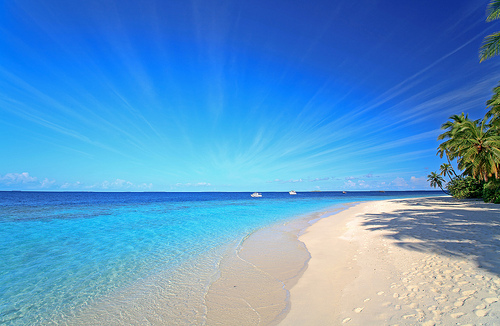
#> input picture data/images_general/beach.jpg, 500 x 326 px, given in place of f1.mkv, which was not available
$ python example15.py   (older library calls are emulated)
#> lines starting #> are read from the running program, lines starting #| are printed output that depends on the picture; pictures that were not available may be replaced by others from this repository, and a replacement may not be noted
### visual/video_features.py
"""!
@brief Visual Features
@details: This script stores the functions required for basic video feature
extraction
@author Theodoros Giannakopoulos {tyiannak@gmail.com}
"""
import cv2
import visual_features
import numpy as np
import tqdm

# [15 lines left out: functions angleDiff, anglesSTD, not called in this run]

class VideoFeatureExtractor():
    """@brief  Video Feature Extractor Class
    @param list_of_features (\a list) list of features to extract. One or
    more from []
    @param resize_width (\a int) width of resized image to be used before
    feature extraction (-1 for not resize)
    """
    def __init__(self, list_of_features=["lbps", "hogs", "colors","flow"],
                 resize_width=-1, step=0.1):
        # get all annotations using multiple annotator flag:
        self.list_of_features = list_of_features
        self.resize_width = resize_width
        self.step = step

    def resize_image(self, img, target_width):
        (width, height) = img.shape[1], img.shape[0]
        if target_width != -1:  # Use target_width = -1 for NO frame resizing
            ratio = float(width) / target_width
            new_h = int(round(float(height) / ratio))
            img_new = cv2.resize(img, (target_width, new_h))
        else:
            img_new = img
        return img_new

    # [60 lines left out: function computeFlowFeatures, not called in this run]

    def extract_features(self, file_path):
        # read video
#> called with file_path = 'f1.mkv'
        capture = cv2.VideoCapture(file_path)
        n_frames = capture.get(cv2.CAP_PROP_FRAME_COUNT)
        fps = capture.get(cv2.CAP_PROP_FPS)
        duration, next_timestamp_proc = n_frames / fps, 0.0
        vs = visual_features.ImageFeatureExtractor()
        frames_to_process = int(duration/self.step)
        pbar = tqdm.tqdm(total=frames_to_process)
        features_all, timestamps, count = [], [], 0
        while 1:
            ret, frame = capture.read()
#> frame is the input picture: shape (326, 500, 3); mean B, G, R 203.7, 151.4, 90.2
            timestamp = float(count) / fps
            if timestamp >= next_timestamp_proc:
                next_timestamp_proc += self.step;
                PROCESS_NOW = True
            if ret:
                count += 1
                if PROCESS_NOW:
                    timestamps.append(timestamp)
                    pbar.update(1)
                    frame2 = cv2.cvtColor(frame, cv2.COLOR_BGR2RGB)
                    frame3 = self.resize_image(frame2, self.resize_width)
#> in resize_image, `img_new = cv2.resize(img, (target_width, new_h))`:
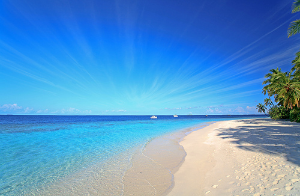
#> img_new: shape (196, 300, 3); mean R, G, B 90.1, 151.3, 203.6
                    features, feature_names = [], []
                    cv2.imshow('Color', cv2.cvtColor(frame3, cv2.COLOR_RGB2BGR))
                    cv2.waitKey(5) & 0xFF
                    if "colors" in self.list_of_features:
                        f, fn = vs.getRGBS(frame3)
                        features.append(f)
                        feature_names += fn
                    if "lbps" in self.list_of_features:
                        f, fn = vs.getLBP(frame3)
                        features.append(f)
                        feature_names += fn
                    if "hogs" in self.list_of_features:
                        f, fn = vs.getHOG(frame3)
                        features.append(f)
                        feature_names += fn
                    if "kaze" in self.list_of_features:
                        f, fn = vs.getKAZE(frame3)
                        features.append(f)
                        feature_names += fn
                    if "flow" in self.list_of_features:
                        lk_params = dict(winSize=(15, 15),
                                         maxLevel=5,
                                         criteria=(
                                         cv2.TERM_CRITERIA_EPS | cv2.TERM_CRITERIA_COUNT,
                                         10, 0.03))
                        feature_params = dict(maxCorners=500, qualityLevel=0.3,
                                              minDistance=3, blockSize=5)
                        frame3_g = cv2.cvtColor(frame3, cv2.COLOR_RGB2GRAY)
                        if count == 1:
                            frame3_g_prev = frame3_g
                        p0 = cv2.goodFeaturesToTrack(frame3_g, mask=None,
                                                     **feature_params)
                        angles, mags, MEANANGLE, STD, good_new, good_old, dxS, dyS, TitlPanConfidence = \
                            self.computeFlowFeatures(frame3_g, frame3_g_prev, p0, lk_params)
                        f = [MEANANGLE, STD]
                        fn = ["m", "s"]
                        features.append(f)
                        feature_names += fn
                        frame3_g_prev = frame3_g
                    features = np.concatenate(features)
                    features_all.append(features)
                    PROCESS_NOW = False
            else:
                break
        return np.array(features_all), np.array(timestamps), feature_names

### visual/visual_features.py
"""!
@brief Visual Features
@details: This script stores the functions required for basic image feature
extraction
@author Theodoros Giannakopoulos {tyiannak@gmail.com}
"""
import cv2
from skimage.feature import local_binary_pattern
from skimage.feature import hog
from numpy.lib.stride_tricks import as_strided as ast
import os
import pickle
import scipy
import numpy as np


class ImageFeatureExtractor():
    """@brief  Image Feature Extractor Class
    @param list_of_features (\a list) list of features to extract. One or
    more from []
    """
    def __init__(self, list_of_features=["lbps", "hogs", "colors"]):
        # get all annotations using multiple annotator flag:
        self.list_of_features = list_of_features


    def getRGBS(self, image):
        n_bins_per_hist = 16
        chans = cv2.split(image)
        colors = ("r", "g", "b")
        features = []
        features_sobel = []
        # RGB Histograms:
        for (chan, color) in zip(chans, colors):  # loop over the image channels
            # get histograms
            hist = cv2.calcHist([chan], [0], None, [n_bins_per_hist], [0, 256])
            hist = hist / hist.sum()
            features.extend(hist[:, 0].tolist())
#> this loop made 3 passes
#> color on passes 1 to 3: 'r', 'g', 'b'
#> after the loop, features = 48 values, max 0.321 at index 47, min 0.000578 at index 16, mean 0.0625
        features.extend(features_sobel)
        # Gray Histogram
        img_gray = cv2.cvtColor(image, cv2.COLOR_BGR2GRAY)
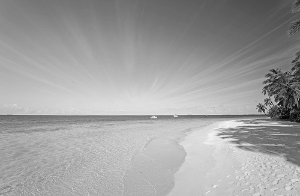
#> img_gray: shape (196, 300); min 1, max 245, mean 160
        hist_gray = cv2.calcHist([chan], [0], None, [n_bins_per_hist], [0, 256])
#> hist_gray = [263, 397, 412, 310, 179, 134, 133, 477, 1206, 2578, 6282, 9737, 7263, 4542, 6026, 18861]
        hist_gray = hist_gray / hist_gray.sum()
#> hist_gray = [0.00447, 0.00675, 0.00701, 0.00527, 0.00304, 0.00228, 0.00226, 0.00811, 0.0205, 0.0438, 0.107, 0.166, 0.124, 0.0772, 0.102, 0.321]
        features.extend(hist_gray[:, 0].tolist())
        grad_x = np.abs(
            cv2.Sobel(img_gray, cv2.CV_16S, 1, 0, ksize=3, scale=1, delta=0,
                      borderType=cv2.BORDER_DEFAULT))
        grad_y = np.abs(
            cv2.Sobel(img_gray, cv2.CV_16S, 0, 1, ksize=3, scale=1, delta=0,
                      borderType=cv2.BORDER_DEFAULT))
        abs_grad_x = cv2.convertScaleAbs(grad_x)
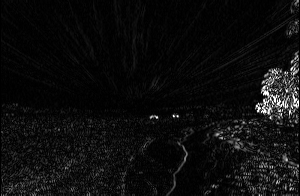
#> abs_grad_x: shape (196, 300); min 0, max 255, mean 13.4
        abs_grad_y = cv2.convertScaleAbs(grad_y)
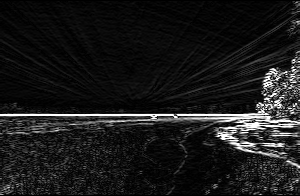
#> abs_grad_y: shape (196, 300); min 0, max 255, mean 26.3
        dst = cv2.addWeighted(abs_grad_x, 0.5, abs_grad_y, 0.5, 0)
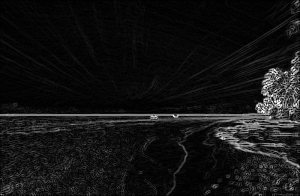
#> dst: shape (196, 300); min 0, max 255, mean 19.8
        histSobel = cv2.calcHist([dst], [0], None, [n_bins_per_hist], [0, 256])
#> histSobel = [40631, 8742, 3574, 1616, 1011, 636, 458, 419, 996, 321, 164, 90, 59, 30, 30, 23]
        histSobel = histSobel / histSobel.sum()
#> histSobel = [0.691, 0.149, 0.0608, 0.0275, 0.0172, 0.0108, 0.00779, 0.00713, 0.0169, 0.00546, 0.00279, 0.00153, 0.001, 0.00051, 0.00051, 0.000391]
        features.extend(histSobel[:, 0].tolist())
        # HSV histogram
        hsv = cv2.cvtColor(image, cv2.COLOR_BGR2HSV)
#> hsv: shape (196, 300, 3); mean H, S, V 33.8, 151.6, 210.7
        chans = cv2.split(hsv)  # take the S channel
        S = chans[1]
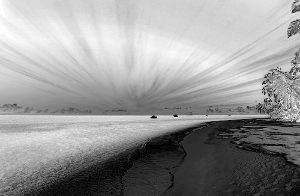
#> S: shape (196, 300); min 0, max 255, mean 151.6
        hist2 = cv2.calcHist([S], [0], None, [n_bins_per_hist], [0, 256])
#> hist2 = [1821, 2772, 4843, 3800, 812, 1044, 1769, 2818, 2406, 2841, 3446, 4534, 7004, 11757, 5447, 1686]
        hist2 = hist2 / hist2.sum()
#> hist2 = [0.031, 0.0471, 0.0824, 0.0646, 0.0138, 0.0178, 0.0301, 0.0479, 0.0409, 0.0483, 0.0586, 0.0771, 0.119, 0.2, 0.0926, 0.0287]
#> in extract_features, `f, fn = vs.getRGBS(frame3)`: f = 96 values, max 0.691 at index 64, min 0.000391 at index 79, mean 0.0625; fn = 96 items, first 6: 'Color-R0', 'Color-R1', 'Color-R2', 'Color-R3', 'Color-R4', 'Color-R5'
#> in extract_features, `feature_names += fn`: feature_names has the same summary as fn
#> in getLBP, `lbpImage = (local_binary_pattern(img2, n_points, radius)).astype( int)..`:
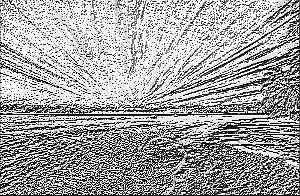
#> lbpImage: shape (196, 300) float64; min 0, max 255, mean 160.2
        features.extend(hist2[:, 0].tolist())
        f_names = ["Color-R" + str(i) for i in range(n_bins_per_hist)]
        f_names.extend(["Color-G" + str(i) for i in range(n_bins_per_hist)])
        f_names.extend(["Color-B" + str(i) for i in range(n_bins_per_hist)])
        f_names.extend(["Color-Gray" + str(i) for i in range(n_bins_per_hist)])
        f_names.extend(["Color-GraySobel" + str(i) for i in range(n_bins_per_hist)])
        f_names.extend(["Color-Satur" + str(i) for i in range(n_bins_per_hist)])
        return np.array(features), f_names

    def block_view(self, A, block=(32, 32)):
#> called with block = (49, 75)
        shape = (A.shape[0] // block[0], A.shape[1] // block[1]) + block
#> shape = (4, 4, 49, 75)
        strides = (block[0] * A.strides[0], block[1] * A.strides[1]) + A.strides
#> strides = (117600, 600, 2400, 8)

        return ast(A, shape=shape, strides=strides)

    def normalize(self, v):
        norm = np.linalg.norm(v)
        if norm == 0:
            return v
        return v / norm

    def getLBP(self, img):
        img2 = cv2.cvtColor(img, cv2.COLOR_BGR2GRAY)
        radius = 1
        n_points = 8 * radius
        lbpImage = (local_binary_pattern(img2, n_points, radius)).astype(
            int) ** (1.0 / radius)
        # block processing:
        lbpImages = self.block_view(lbpImage,
                                    (int(lbpImage.shape[0] / 4),
                                     int(lbpImage.shape[1] / 4)))
        count = 0
        LBP = np.array([]);
        for i in range(lbpImages.shape[0]):  # for each block:
            for j in range(lbpImages.shape[1]):
                count += 1
                LBPt = cv2.calcHist([lbpImages[i, j, :, :].astype('uint8')],
                                    [0], None, [8], [0, 256])
                LBP = np.append(LBP, LBPt[:, 0]);
#> after the loop, count = 16
        f_names = ["LBP" + str(i).zfill(2) for i in range(len(LBP))]
        return self.normalize(LBP), f_names

    # [52 lines left out: functions getHOG, getKAZE, extract_features, not called in this run]

class ImageMatch(object):
    # [8 lines left out: function __init__, not called in this run]

    def cos_cdist(self, vector): # cosine distance between search image and db
        v = vector.reshape(1, -1)
        return scipy.spatial.distance.cdist(self.matrix, v, 'cosine').reshape(-1)

    # [19 lines left out: functions match, batch_extractor_match, not called in this run]

### visual/example15.py
"""!
@brief Example 15
@details: Video feature extraction example
@author Theodoros Giannakopoulos {tyiannak@gmail.com}
"""
import video_features as vf

v = vf.VideoFeatureExtractor(["colors", "lbps", "hog"], resize_width=300,
                             step = 0.25)
f, t, fn = v.extract_features("f1.mkv")
#> in extract_features, `f, fn = vs.getLBP(frame3)`: f = 128 values, max 0.293 at index 47, min 0.00113 at index 21, mean 0.052; fn = 128 items, first 6: 'LBP00', 'LBP01', 'LBP02', 'LBP03', 'LBP04', 'LBP05'
#> in extract_features, `feature_names += fn`: feature_names = 224 items, first 6: 'Color-R0', 'Color-R1', 'Color-R2', 'Color-R3', 'Color-R4', 'Color-R5'
#> in extract_features, `features = np.concatenate(features)`: features = 224 values, max 0.691 at index 64, min 0.000391 at index 79, mean 0.0565
print(f.shape)
print(t.shape)
print(len(fn))

$ run again, on data/images_general/new_york.jpg
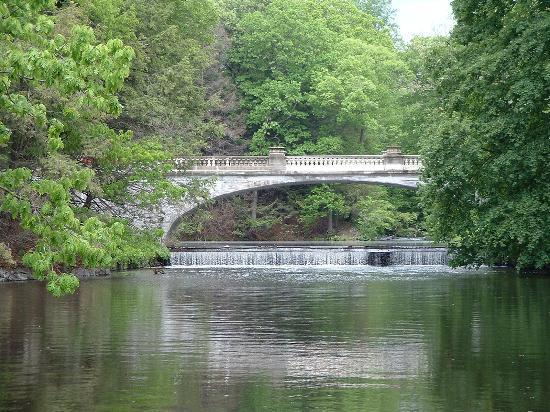
#> input picture data/images_general/new_york.jpg, 550 x 412 px, given in place of f1.mkv, which was not available
#> in extract_features, frame is the input picture: shape (412, 550, 3); mean B, G, R 94.8, 123.7, 106.2
#> the loop in getRGBS, `for (chan, color) in zip(chans, colors):` made 3 passes
#> color on passes 1 to 3: 'r', 'g', 'b'
#> after the loop in getRGBS, `for (chan, color) in zip(chans, colors):`: features = 48 values, max 0.165 at index 37, min 0.000133 at index 16, mean 0.0625
#> in getRGBS, `hist_gray = cv2.calcHist([chan], [0], None, [n_bins_per_hist], [0, 256])`: hist_gray = [296, 2355, 6536, 8643, 10707, 11123, 8520, 6221, 4144, 2742, 1793, 1284, 854, 667, 551, 1064]
#> in getRGBS, `hist_gray = hist_gray / hist_gray.sum()`: hist_gray = [0.00439, 0.0349, 0.0968, 0.128, 0.159, 0.165, 0.126, 0.0922, 0.0614, 0.0406, 0.0266, 0.019, 0.0127, 0.00988, 0.00816, 0.0158]
#> in getRGBS, `histSobel = cv2.calcHist([dst], [0], None, [n_bins_per_hist], [0, 256])`: histSobel = [9194, 12711, 10531, 8812, 7173, 5424, 4116, 2877, 2706, 1727, 1005, 559, 298, 189, 85, 93]
#> in getRGBS, `histSobel = histSobel / histSobel.sum()`: histSobel = [0.136, 0.188, 0.156, 0.131, 0.106, 0.0804, 0.061, 0.0426, 0.0401, 0.0256, 0.0149, 0.00828, 0.00441, 0.0028, 0.00126, 0.00138]
#> hsv: shape (225, 300, 3); mean H, S, V 67.5, 69.6, 124.3
#> in getRGBS, `S = chans[1]`:
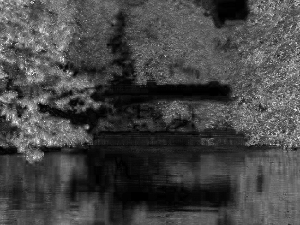
#> S: shape (225, 300); min 0, max 255, mean 69.6
#> in getRGBS, `hist2 = cv2.calcHist([S], [0], None, [n_bins_per_hist], [0, 256])`: hist2 = [7911, 7076, 6304, 7785, 9462, 10943, 8759, 4497, 2338, 1251, 641, 306, 125, 63, 29, 10]
#> in getRGBS, `hist2 = hist2 / hist2.sum()`: hist2 = [0.117, 0.105, 0.0934, 0.115, 0.14, 0.162, 0.13, 0.0666, 0.0346, 0.0185, 0.0095, 0.00453, 0.00185, 0.000933, 0.00043, 0.000148]
#> in extract_features, `f, fn = vs.getRGBS(frame3)`: f = 96 values, max 0.188 at index 65, min 0.000133 at index 16, mean 0.0625; fn = 96 items, first 6: 'Color-R0', 'Color-R1', 'Color-R2', 'Color-R3', 'Color-R4', 'Color-R5'
#> in extract_features, `feature_names += fn`: feature_names has the same summary as fn
#> in getLBP, `lbpImage = (local_binary_pattern(img2, n_points, radius)).astype( int)..`:
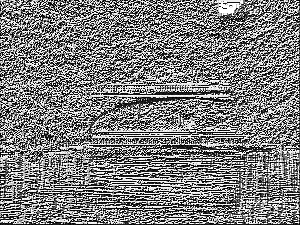
#> lbpImage: shape (225, 300) float64; min 0, max 255, mean 126.8
#> strides = (134400, 600, 2400, 8)
#> after the loop in getLBP, `for i in range(lbpImages.shape[0]):`: count = 16
#> in extract_features, `f, fn = vs.getLBP(frame3)`: f = 128 values, max 0.203 at index 119, min 0.00923 at index 101, mean 0.0629; fn = 128 items, first 6: 'LBP00', 'LBP01', 'LBP02', 'LBP03', 'LBP04', 'LBP05'
#> in extract_features, `feature_names += fn`: feature_names = 224 items, first 6: 'Color-R0', 'Color-R1', 'Color-R2', 'Color-R3', 'Color-R4', 'Color-R5'
#> in extract_features, `features = np.concatenate(features)`: features = 224 values, max 0.203 at index 215, min 0.000133 at index 16, mean 0.0628

$ run again, on data/images_general/new_york_1.jpg
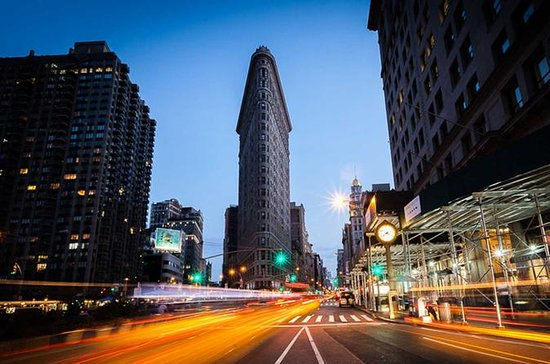
#> input picture data/images_general/new_york_1.jpg, 550 x 364 px, given in place of f1.mkv, which was not available
#> in extract_features, frame is the input picture: shape (364, 550, 3); mean B, G, R 92.4, 84.1, 79.9
#> the loop in getRGBS, `for (chan, color) in zip(chans, colors):` made 3 passes
#> color on passes 1 to 3: 'r', 'g', 'b'
#> after the loop in getRGBS, `for (chan, color) in zip(chans, colors):`: features = 48 values, max 0.269 at index 0, min 0.00245 at index 31, mean 0.0625
#> in getRGBS, `hist_gray = cv2.calcHist([chan], [0], None, [n_bins_per_hist], [0, 256])`: hist_gray = [13304, 8456, 6017, 4919, 3115, 2165, 1543, 1325, 1064, 1108, 2103, 1215, 1438, 1850, 4914, 5164]
#> in getRGBS, `hist_gray = hist_gray / hist_gray.sum()`: hist_gray = [0.223, 0.142, 0.101, 0.0824, 0.0522, 0.0363, 0.0258, 0.0222, 0.0178, 0.0186, 0.0352, 0.0204, 0.0241, 0.031, 0.0823, 0.0865]
#> in getRGBS, `histSobel = cv2.calcHist([dst], [0], None, [n_bins_per_hist], [0, 256])`: histSobel = [23952, 8987, 5512, 3992, 3067, 2383, 1973, 1549, 2570, 1799, 1175, 869, 597, 409, 317, 549]
#> in getRGBS, `histSobel = histSobel / histSobel.sum()`: histSobel = [0.401, 0.151, 0.0923, 0.0669, 0.0514, 0.0399, 0.033, 0.0259, 0.043, 0.0301, 0.0197, 0.0146, 0.01, 0.00685, 0.00531, 0.0092]
#> hsv: shape (199, 300, 3); mean H, S, V 64, 129.7, 116.9
#> in getRGBS, `S = chans[1]`:
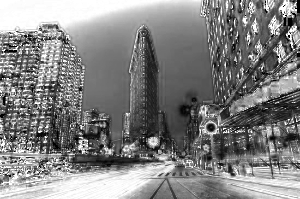
#> S: shape (199, 300); min 0, max 255, mean 129.7
#> in getRGBS, `hist2 = cv2.calcHist([S], [0], None, [n_bins_per_hist], [0, 256])`: hist2 = [763, 1724, 3570, 4028, 4984, 6024, 6496, 5424, 4682, 3679, 2938, 2780, 2089, 2322, 1870, 6327]
#> in getRGBS, `hist2 = hist2 / hist2.sum()`: hist2 = [0.0128, 0.0289, 0.0598, 0.0675, 0.0835, 0.101, 0.109, 0.0909, 0.0784, 0.0616, 0.0492, 0.0466, 0.035, 0.0389, 0.0313, 0.106]
#> in extract_features, `f, fn = vs.getRGBS(frame3)`: f = 96 values, max 0.401 at index 64, min 0.00245 at index 31, mean 0.0625; fn = 96 items, first 6: 'Color-R0', 'Color-R1', 'Color-R2', 'Color-R3', 'Color-R4', 'Color-R5'
#> in extract_features, `feature_names += fn`: feature_names has the same summary as fn
#> in getLBP, `lbpImage = (local_binary_pattern(img2, n_points, radius)).astype( int)..`:
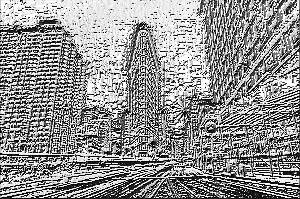
#> lbpImage: shape (199, 300) float64; min 0, max 255, mean 146
#> strides = (117600, 600, 2400, 8)
#> after the loop in getLBP, `for i in range(lbpImages.shape[0]):`: count = 16
#> in extract_features, `f, fn = vs.getLBP(frame3)`: f = 128 values, max 0.351 at index 15, min 0.00366 at index 13, mean 0.06; fn = 128 items, first 6: 'LBP00', 'LBP01', 'LBP02', 'LBP03', 'LBP04', 'LBP05'
#> in extract_features, `feature_names += fn`: feature_names = 224 items, first 6: 'Color-R0', 'Color-R1', 'Color-R2', 'Color-R3', 'Color-R4', 'Color-R5'
#> in extract_features, `features = np.concatenate(features)`: features = 224 values, max 0.401 at index 64, min 0.00245 at index 31, mean 0.0611
